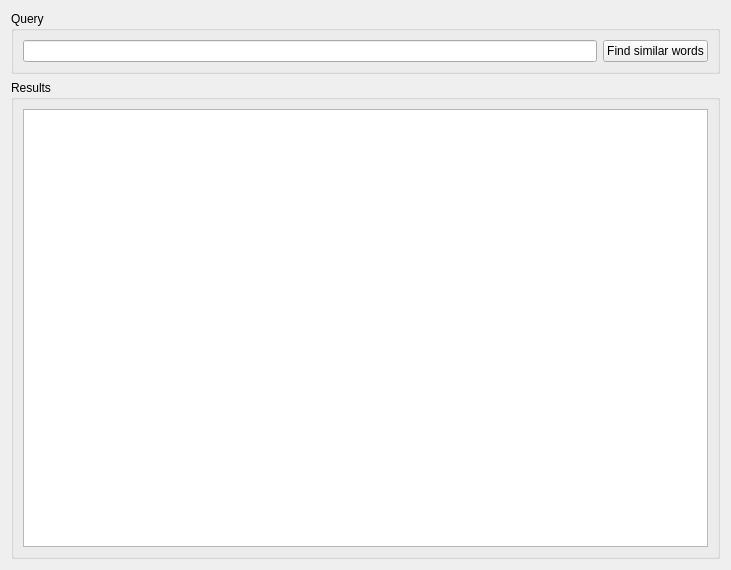
<?xml version="1.0" encoding="UTF-8"?>
<ui version="4.0">
 <class>SimilarityWidget</class>
 <widget class="QWidget" name="SimilarityWidget">
  <property name="geometry">
   <rect>
    <x>0</x>
    <y>0</y>
    <width>731</width>
    <height>570</height>
   </rect>
  </property>
  <property name="windowTitle">
   <string>Form</string>
  </property>
  <layout class="QVBoxLayout" name="verticalLayout">
   <item>
    <widget class="QGroupBox" name="groupBox">
     <property name="title">
      <string>Query</string>
     </property>
     <layout class="QHBoxLayout" name="horizontalLayout">
      <item>
       <widget class="QLineEdit" name="queryLineEdit">
        <property name="sizePolicy">
         <sizepolicy hsizetype="Expanding" vsizetype="Fixed">
          <horstretch>0</horstretch>
          <verstretch>0</verstretch>
         </sizepolicy>
        </property>
       </widget>
      </item>
      <item>
       <widget class="QPushButton" name="queryPushButton">
        <property name="text">
         <string>Find similar words</string>
        </property>
       </widget>
      </item>
     </layout>
    </widget>
   </item>
   <item>
    <widget class="QGroupBox" name="groupBox_2">
     <property name="title">
      <string>Results</string>
     </property>
     <layout class="QVBoxLayout" name="verticalLayout_2">
      <item>
       <widget class="QTableView" name="similarView">
        <property name="alternatingRowColors">
         <bool>true</bool>
        </property>
        <property name="selectionMode">
         <enum>QAbstractItemView::SingleSelection</enum>
        </property>
        <property name="selectionBehavior">
         <enum>QAbstractItemView::SelectRows</enum>
        </property>
       </widget>
      </item>
     </layout>
    </widget>
   </item>
  </layout>
 </widget>
 <resources/>
 <connections/>
</ui>
